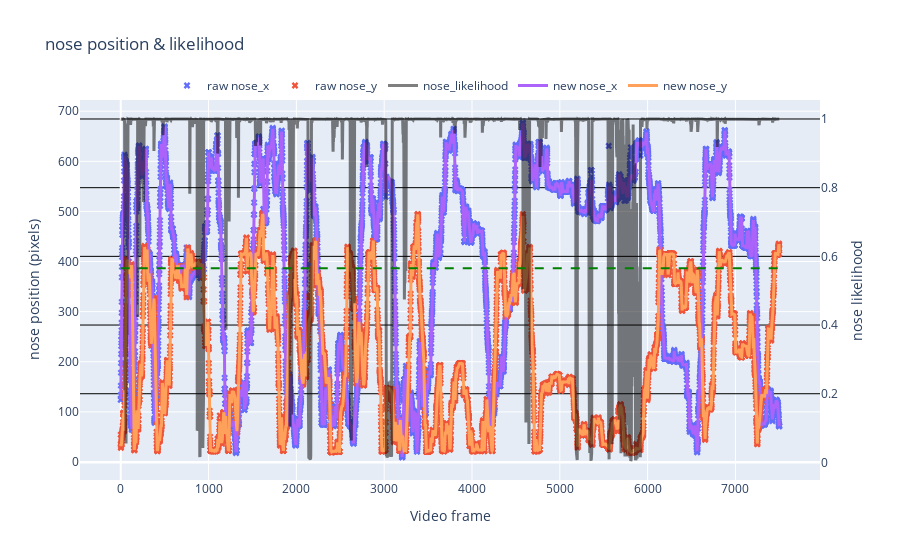

The notebook cell this image was saved under:
### Code cell
rst.plot_raw_vs_smoothed(df_raw, df_smooth, bodypart = example_bodypart, num_sd = confidence)

### Figure 1 — Plotly figure (JSON) as saved in the notebook; plotly's stock layout.template omitted (floating-point values rounded to 4 significant figures; data arrays with more than 128 entries replaced by an {"elided": "..."} marker saying what was removed)
{"data": [{"marker": {"size": 6, "symbol": "x"}, "mode": "markers", "name": "raw nose_x", "type": "scatter", "x": {"elided": "7500 int values"}, "y": {"elided": "7500 float values"}}, {"marker": {"size": 6, "symbol": "x"}, "mode": "markers", "name": "raw nose_y", "type": "scatter", "x": {"elided": "7500 int values"}, "y": {"elided": "7500 float values"}}, {"line": {"color": "black", "width": 3}, "name": "nose_likelihood", "opacity": 0.5, "type": "scatter", "x": {"elided": "7500 int values"}, "y": {"elided": "7500 float values"}, "yaxis": "y2"}, {"line": {"width": 3}, "name": "new nose_x", "type": "scatter", "x": {"elided": "7500 int values"}, "y": {"elided": "7500 float values"}}, {"line": {"width": 3}, "name": "new nose_y", "type": "scatter", "x": {"elided": "7500 int values"}, "y": {"elided": "7500 float values"}}], "layout": {"legend": {"orientation": "h", "x": 0.5, "xanchor": "center", "y": 1, "yanchor": "bottom"}, "shapes": [{"line": {"color": "green", "dash": "dash"}, "type": "line", "x0": 0, "x1": 7499, "y0": 0.5652, "y1": 0.5652, "yref": "y2"}], "title": {"text": "nose position & likelihood"}, "xaxis": {"title": {"text": "Video frame"}}, "yaxis": {"title": {"text": "nose position (pixels)"}}, "yaxis2": {"gridcolor": "black", "overlaying": "y", "side": "right", "title": {"text": "nose likelihood"}}}}
